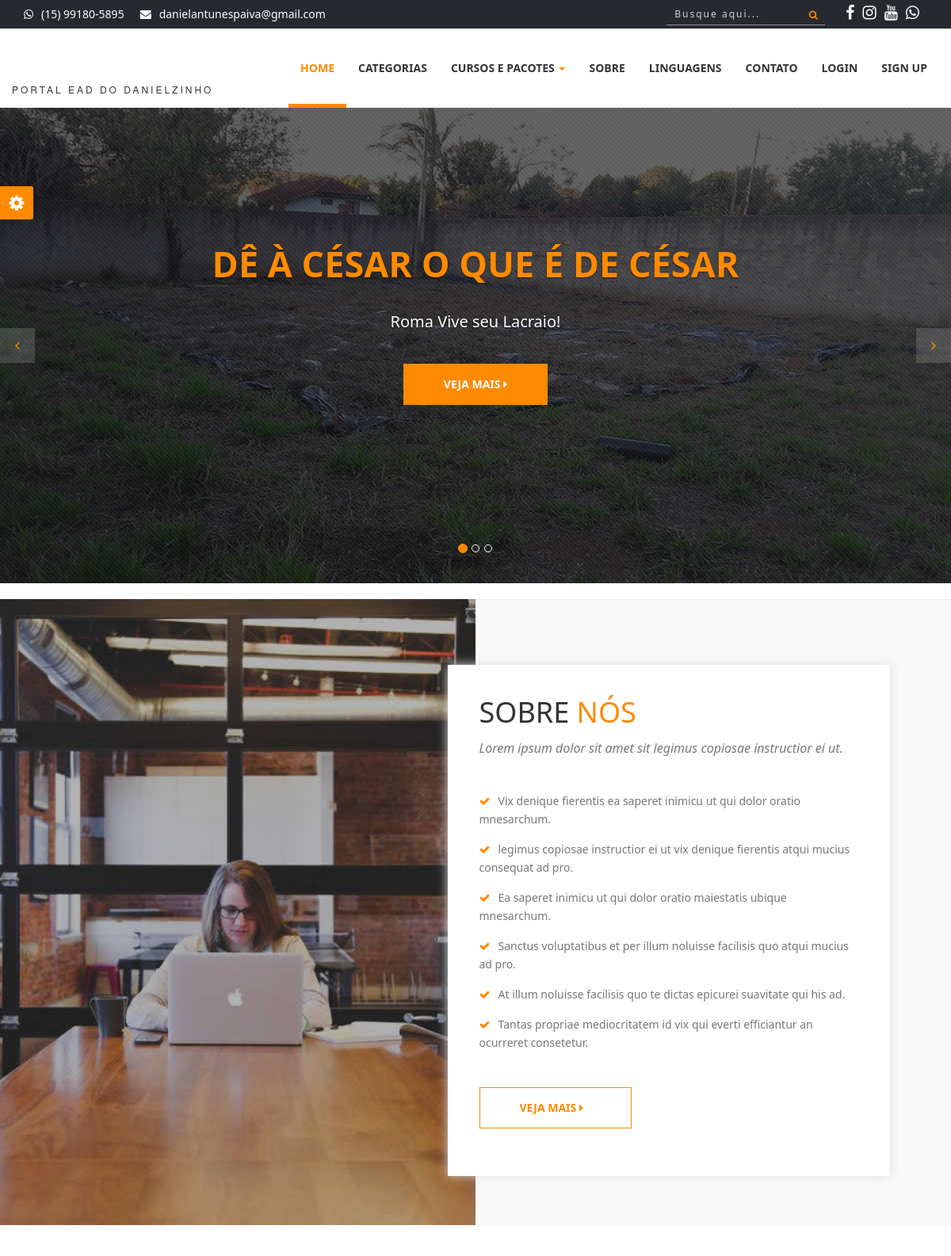
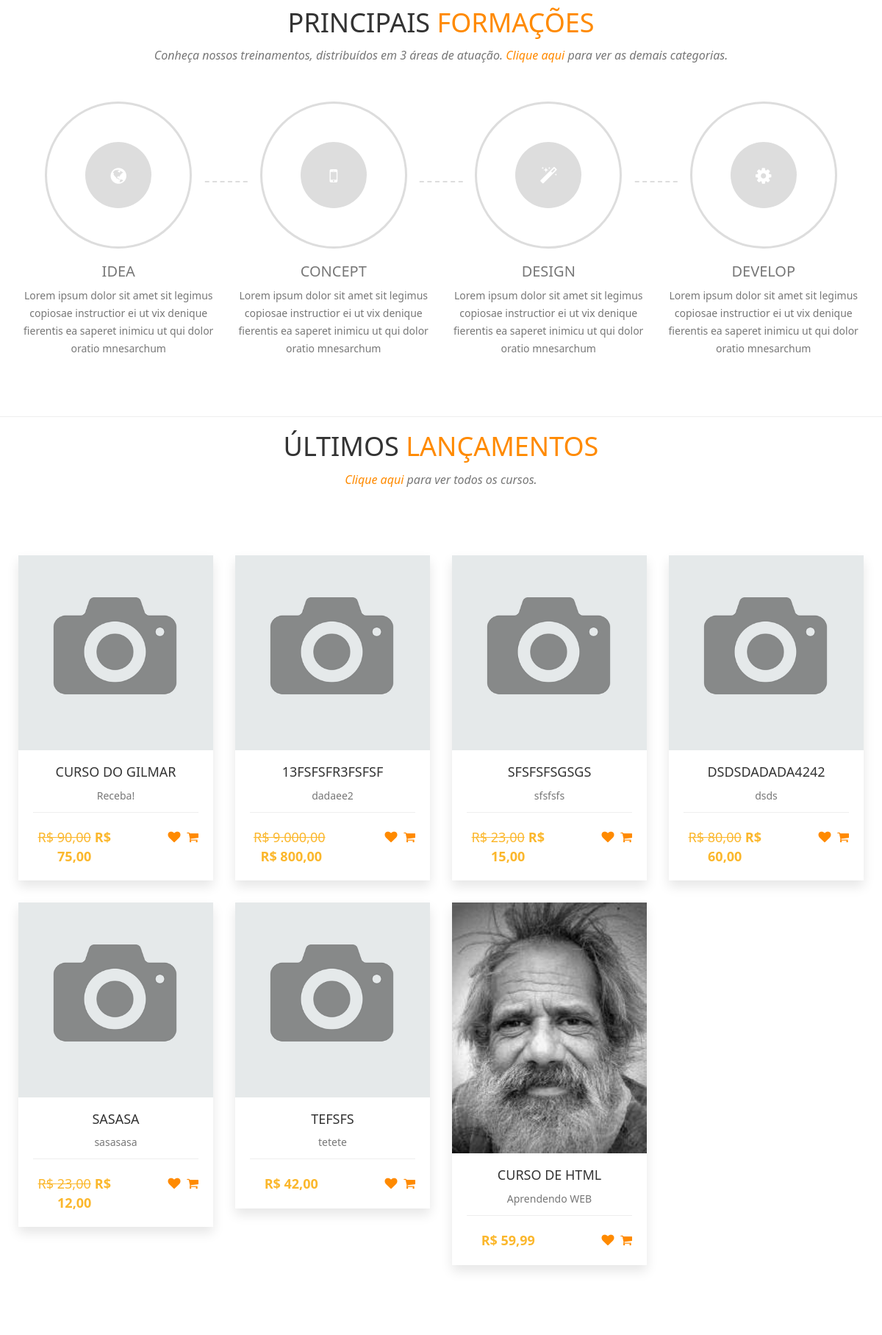
The page / (upper part) on the database its author committed (2 pictures, top to bottom).
### tables this page shows
CREATE TABLE `config` (
  `id` int(11) NOT NULL,
  `nome_sistema` varchar(50) NOT NULL,
  `email_sistema` varchar(50) NOT NULL,
  `tel_sistema` varchar(20) NOT NULL,
  `cnpj_sistema` varchar(25) DEFAULT NULL,
  `tipo_chave_pix` varchar(25) DEFAULT NULL,
  `chave_pix` varchar(100) DEFAULT NULL,
  `logo` varchar(20) NOT NULL,
  `icone` varchar(20) NOT NULL,
  `logo_rel` varchar(20) NOT NULL,
  `qrcode_pix` varchar(20) DEFAULT NULL,
  `facebook` varchar(120) DEFAULT NULL,
  `instagram` varchar(120) DEFAULT NULL,
  `youtube` varchar(120) DEFAULT NULL,
  `itens_pag` int(11) NOT NULL
);

CREATE TABLE `banner_index` (
  `id` int(11) NOT NULL,
  `foto` varchar(100) NOT NULL,
  `link` varchar(60) NOT NULL,
  `titulo` varchar(50) NOT NULL,
  `descricao` varchar(160) NOT NULL,
  `ativo` varchar(5) NOT NULL
);

CREATE TABLE `cursos` (
  `id` int(11) NOT NULL,
  `nome` varchar(50) NOT NULL,
  `desc_rapida` varchar(60) NOT NULL,
  `desc_longa` text NOT NULL,
  `valor` decimal(8,2) NOT NULL,
  `professor` int(11) NOT NULL,
  `categoria` int(11) NOT NULL,
  `imagem` varchar(100) NOT NULL,
  `status` varchar(20) NOT NULL,
  `carga` int(11) NOT NULL,
  `mensagem` varchar(255) NOT NULL,
  `arquivo` varchar(150) NOT NULL,
  `ano` int(11) NOT NULL,
  `palavras` varchar(255) NOT NULL,
  `grupo` int(11) NOT NULL,
  `nome_url` varchar(150) NOT NULL,
  `pacote` varchar(100) NOT NULL,
  `sistema` varchar(5) NOT NULL,
  `link` varchar(150) NOT NULL,
  `tecnologias` varchar(150) NOT NULL,
  `promocao` decimal(8,2) NOT NULL
);

### sistema/conexao.php (called while the page is built, shortened)
<?php
$servidor = 'localhost';
$banco = 'portalead';
$usuario = 'root';
$senha = '';
$nome_sistema = 'Portal EAD do Danielzinho';
$email_sistema = 'danielantunespaiva@gmail.com';
$tel_sistema = '(15) 99180-5895';
try {
    $pdo = new PDO("mysql:dbname=$banco; host=$servidor", "$usuario", "$senha");
} catch (Throwable $th) {
    echo 'Erro ao conectar ao banco de dados! <br><br>' . $th;
}
$query = $pdo->query("SELECT * FROM config");
$res = $query->fetchAll(PDO::FETCH_ASSOC);
$total_reg = @count($res);
if ($total_reg == 0) {
    $pdo->query("INSERT into config SET nome_sistema = '$nome_sistema', email_sistema = '$email_sistema', tel_sistema = '$tel_sistema', logo = 'logo.png', icone = 'favicon.ico', logo_rel = 'logo.jpg', itens_pag = '12'");
} else {
    $nome_sistema = $res[0]['nome_sistema'];
    $email_sistema = $res[0]['email_sistema'];
    $facebook_sistema = $res[0]['facebook'];
    $instagram_sistema = $res[0]['instagram'];
    $youtube_sistema = $res[0]['youtube'];
}
?>

### index.php (the view, shortened to what this page needs)
<?php
require_once('cabecalho.php');
$query = $pdo->query("SELECT * FROM banner_index WHERE ativo = 'Sim' ORDER BY id desc");
$res = $query->fetchAll(PDO::FETCH_ASSOC);
$total_reg = @count($res);
if ($total_reg > 0) {
?>
    <div id="myCarousel" class="carousel slide">
        <ol class="carousel-indicators">
            <li data-target="#myCarousel" data-slide-to="0" class="active"></li>
            <li data-target="#myCarousel" data-slide-to="1"></li>
            <li data-target="#myCarousel" data-slide-to="2"></li>
        </ol>
        <div class="carousel-inner">
            <?php
            for ($i = 0; $i < $total_reg; $i++) {
                $titulo = $res[$i]['titulo'];
                $link = $res[$i]['link'];
                $descricao = $res[$i]['descricao'];
                $foto = $res[$i]['foto'];
                $classe_ativo = '';
                if ($i == 0) {
                    $classe_ativo = 'active';
                }
            ?>
                <div class="item <?php echo $classe_ativo ?>">
                    <div class="fill" style="background-image:url('sistema/painel-admin/img/banners/<?php echo $foto ?>');"></div>
                    <div class="carousel-caption slide-up">
                        <h1 class="banner_heading"><span><?php echo $titulo ?></span></h1>
                        <p class="banner_txt"><?php echo $descricao ?></p>
                        <div class="slider_btn">
                            <a href="<?php echo $link ?>" type="button" class="btn btn-default slide">Veja Mais <i class="fa fa-caret-right"></i></a>
                        </div>
                    </div>
                </div>
            <?php
            }
            ?>
        </div>
        <a class="left carousel-control" href="#myCarousel" role="button" data-slide="prev"> <i class="fa fa-angle-left" aria-hidden="true"></i>
        </a>
        <a class="right carousel-control" href="#myCarousel" role="button" data-slide="next"> <i class="fa fa-angle-right" aria-hidden="true"></i>
        </a>
    </div>
<?php
}
?>
<section id="about">
    <div class="image-holder col-lg-6 col-md-6 col-sm-6 col-xs-12 pull-left">
        <div class="background-imgholder">
        </div>
    </div>
    <hr>
    <div class="container-fluid">
        <div class="col-md-7 col-md-offset-5 col-sm-8 col-sm-offset-2 col-xs-12 text-inner ">
            <div class="text-block">
                <div class="section-heading">
                    <h1>SOBRE <span>NÓS</span></h1>
                    <p class="subheading">Lorem ipsum dolor sit amet sit legimus copiosae instructior ei ut.</p>
                </div>
                <ul class="aboutul">
                    <li> <i class="fa fa-check"></i>Vix denique fierentis ea saperet inimicu ut qui dolor oratio mnesarchum.</li>
                    <li> <i class="fa fa-check"></i>legimus copiosae instructior ei ut vix denique fierentis atqui mucius consequat ad pro.</li>
                    <li> <i class="fa fa-check"></i>Ea saperet inimicu ut qui dolor oratio maiestatis ubique mnesarchum.</li>
                    <li> <i class="fa fa-check"></i>Sanctus voluptatibus et per illum noluisse facilisis quo atqui mucius ad pro.</li>
                    <li> <i class="fa fa-check"></i>At illum noluisse facilisis quo te dictas epicurei suavitate qui his ad.</li>
                    <li> <i class="fa fa-check"></i>Tantas propriae mediocritatem id vix qui everti efficiantur an ocurreret consetetur.</li>
                </ul>
                <a href="sobre.php" type="button" class="btn btn-primary slide">Veja Mais <i class="fa fa-caret-right"></i> </a>
            </div>
        </div>
    </div>
</section>
<section id="process">
    <div class="container">
        <div class="section-heading text-center">
            <div class="col-md-12 col-xs-12">
                <h1>Principais <span>Formações</span></h1>
                <p class="subheading">Conheça nossos treinamentos, distribuídos em <?php echo $total_reg; ?> áreas de atuação. <a href="categorias.php"><span>Clique aqui</span> </a> para ver as demais categorias. </p>
            </div>
        </div>
        <div class="row">
            <div class="col-md-3 col-sm-6 block process-block">
                <div class="process-icon-holder">
                    <div class="process-border">
                        <span class="process-icon"><a href="#"><i class="fa fa-globe feature_icon"></i></a></span>
                    </div>
                </div>
                <div class="process-text-block">
                    <h4><a href="#">Idea</a></h4>
                    <p>Lorem ipsum dolor sit amet sit legimus copiosae instructior ei ut vix denique fierentis ea saperet inimicu ut qui dolor oratio mnesarchum</p>
                </div>
            </div>
            <div class="col-md-3 col-sm-6 block process-block">
                <div class="process-icon-holder">
                    <div class="process-border">
                        <span class="process-icon"><a href="#"><i class="fa fa-mobile feature_icon"></i></a></span>
                    </div>
                </div>
                <div class="process-text-block">
                    <h4><a href="#">Concept</a></h4>
                    <p>Lorem ipsum dolor sit amet sit legimus copiosae instructior ei ut vix denique fierentis ea saperet inimicu ut qui dolor oratio mnesarchum</p>
                </div>
            </div>
            <div class="col-md-3 col-sm-6 block process-block">
                <div class="process-icon-holder">
                    <div class="process-border">
                        <span class="process-icon"><a href="#"><i class="fa fa-magic feature_icon"></i></a></span>
                    </div>
                </div>
                <div class="process-text-block">
                    <h4><a href="#">Design</a></h4>
                    <p>Lorem ipsum dolor sit amet sit legimus copiosae instructior ei ut vix denique fierentis ea saperet inimicu ut qui dolor oratio mnesarchum</p>
                </div>
            </div>
            <div class="col-md-3 col-sm-6 block process-block lastchild">
                <div class="process-icon-holder">
                    <div class="process-border">
                        <span class="process-icon"><a href="#"><i class="fa fa-cog feature_icon"></i></a></span>
                    </div>
                </div>
                <div class="process-text-block">
                    <h4><a href="#">Develop</a></h4>
                    <p>Lorem ipsum dolor sit amet sit legimus copiosae instructior ei ut vix denique fierentis ea saperet inimicu ut qui dolor oratio mnesarchum</p>
                </div>
            </div>
        </div>
    </div>
</section>
<hr>
<?php
$query = $pdo->query("SELECT * FROM cursos WHERE status = 'Aprovado' AND sistema = 'Não' ORDER BY id desc limit 7");
$res = $query->fetchAll(PDO::FETCH_ASSOC);
$total_reg = @count($res);
if ($total_reg > 0) {
?>
<div class="section-heading text-center">
            <div class="col-md-12 col-xs-12">
                <h1>Últimos <span>Lançamentos</span></h1>
                <p class="subheading"><a href="cursos.php"><span>Clique aqui</span> </a> para ver todos os cursos. </p>
            </div>
        </div>
    <section id="portfolio">
        <div class="row" style="margin-left:10px; margin-right:10px; margin-top:-10px;">
            <?php
            for ($i = 0; $i < $total_reg; $i++) {
                $nome = $res[$i]['nome'];
                $desc_rapida = $res[$i]['desc_rapida'];
                $valor = $res[$i]['valor'];
                $promocao = $res[$i]['promocao'];
                $foto = $res[$i]['imagem'];
                $valorF = number_format($valor, 2, ',', '.',);
                $promocaoF = number_format($promocao, 2, ',', '.',);
            ?>
                <div class="col-xs-12 col-sm-6 col-md-3 col-lg-3 portfolio-item">
                    <div class="portfolio-one">
                        <div class="portfolio-head">
                            <div class="portfolio-img"><img alt="" src="sistema/painel-admin/img/cursos/<?php echo $foto ?>"></div>
                        </div>
                        <div class="portfolio-content" align="center">
                            <a href="#" title="Detalhes do Curso">
                                <h5 class="title"><?php echo $nome ?></h5>
                                <p style="margin-top:0px;"><?php echo $desc_rapida ?></p>
                            </a>
                            <div class="product-bottom-details">
                                <?php
                                if ($promocao > 0) {
                                ?>
                                    <div class="product-price"><small>R$ <?php echo $valorF ?></small>R$ <?php echo $promocaoF ?></div>
                                <?php } else { ?>
                                    <div class="product-price">R$ <?php echo $valorF ?></div>
                                <?php } ?>
                                <div class="product-links">
                                    <a href=""><i class="fa fa-heart"></i></a>
                                    <a href=""><i class="fa fa-shopping-cart"></i></a>
                                </div>
                            </div>
                        </div>
                    </div>
                </div>
            <?php
            }
            ?>
        </div>
    </section>
<?php
}
?>
<?php
require_once('rodape.php');
?>

### cabecalho.php (shortened to what this page needs)
<?php
require_once('sistema/conexao.php');
$index = '';
$categorias = '';
$cursos = '';
$url = basename($_SERVER['PHP_SELF'], '.php');
if($url == 'index') {
    $index = 'active';
} else if ($url == 'categorias') {
    $categorias = 'active';
} else if ($url == 'cursos' || $url = 'lista-cursos') {
    $cursos = 'active';
}
?>
<!DOCTYPE html>
<html>
<head>
    <link rel="stylesheet" href="https://cdnjs.cloudflare.com/ajax/libs/font-awesome/4.5.0/css/font-awesome.min.css">
    <link rel="stylesheet" href="scss/main.css">
    <link rel="stylesheet" href="scss/skin.css">
    <link rel="stylesheet" href="scss/card.css">
</head>
<body id="wrapper">
    <section id="top-header">
        <div class="container">
            <div class="row">
                <div class="col-md-7 col-sm-7 col-xs-7 top-header-links">
                    <ul class="contact_links">
                        <li><i class="fa fa-whatsapp"></i><a href="http://api.whatsapp.com/send?1=pt_BR&phone=55<?php echo $tel_sistema ?>" target="_blank"><?php echo $tel_sistema ?></a></li>
                        <li><i class="fa fa-envelope"></i><a href="#"><?php echo $email_sistema ?></a></li>
                    </ul>
                </div>
                <div class="col-md-5 col-sm-12 col-xs-12 social">
                    <ul class="social_links">
                        <li><a href="<?php echo $facebook_sistema ?>" title="Nossa Página no Facebook" target="_blank"><i class="fa fa-facebook"></i></a></li>
                        <li><a href="<?php echo $instagram_sistema ?>" title="Nossa Página no Instagram" target="_blank"><i class="fa fa-instagram"></i></a></li>
                        <li><a href="<?php echo $youtube_sistema ?>" title="Nosso canal no Youtube" target="_blank"><i class="fa fa-youtube"></i></a></li>
                        <li><a href="http://api.whatsapp.com/send?1=pt_BR&phone=55<?php echo $tel_sistema ?>" title="Chamar no Whatsapp" target="_blank"><i class="fa fa-whatsapp"></i></a></li>
                    </ul>
                    <div class="search-box social_links">
                        <button class="btn-search"><i class="fa fa-search"></i></button>
                        <input type="text" class="input-search" placeholder="Busque aqui...">
                    </div>
                </div>
            </div>
        </div>
    </section>
    <header>
        <nav class="navbar navbar-inverse">
            <div class="container">
                <div class="row">
                    <div class="navbar-header">
                        <a class="navbar-brand" href="index.php">
                            <h1> <img src="sistema/img/logo.png" alt="" width="60px">
                            </h1><span><?php echo $nome_sistema ?></span>
                        </a>
                    </div>
                    <div id="navbar" class="collapse navbar-collapse navbar-right">
                        <ul class="nav navbar-nav">
                            <li class="<?php echo $index ?>"><a href="index.php">Home</a></li>
                            <li class="<?php echo $categorias ?>"><a href="categorias.php">Categorias</a></li>
                            <li class="dropdown <?php echo $cursos ?>">
                                <a href="#" class="dropdown-toggle" data-toggle="dropdown" role="button" aria-haspopup="true" aria-expanded="false">Cursos e Pacotes <span class="caret"></span></a>
                            </li>
                            <li><a href="sobre.php">Sobre</a></li>
                            <li><a href="linguagens.php">Linguagens</a></li>
                            <li><a href="contatos.php">Contato</a></li>
                            <li><a href="sistema">Login</a></li>
                            <li><a href="registration.html">Sign Up</a></li>
                        </ul>
                    </div>
                </div>
            </div>
        </nav>
    </header>

### scss/card.css (style rules this page uses)
* { -webkit-box-sizing: border-box; box-sizing: border-box; margin: 0; padding: 0; }
.product-bottom-details { overflow: hidden; border-top: 1px solid #eee; padding-top: 20px; }
.product-bottom-details div { float: left; width: 50%; }
.product-price { font-size: 18px; color: #fbb72c; font-weight: 600; }
.product-price small { font-size: 100%; font-weight: 200; text-decoration: line-through; display: inline-block; margin-right: 5px; }
.product-links { text-align: right; }
.product-links a { display: inline-block; margin-left: 5px; color: #e1e1e1; transition: 0.3s; font-size: 17px; }

### rows shown on the page
config: email_sistema "danielantunespaiva@gmail.com", nome_sistema "PORTAL EAD DO DANIELZINHO"
banner_index: foto (picture), titulo "DÊ À CÉSAR O QUE É DE CÉSAR", descricao "Roma Vive seu Lacraio!"
cursos: imagem (picture), nome "CURSO DO GILMAR", desc_rapida "Receba!", valor "90,00", promocao "75,00"
cursos: imagem (picture), nome "13FSFSFR3FSFSF", desc_rapida "dadaee2", valor "9.000,00", promocao "800,00"
cursos: imagem (picture), nome "SFSFSFSGSGS", desc_rapida "sfsfsfs", valor "23,00", promocao "15,00"
cursos: imagem (picture), nome "DSDSDADADA4242", desc_rapida "dsds", valor "80,00", promocao "60,00"
cursos: imagem (picture), nome "SASASA", desc_rapida "sasasasa", valor "23,00", promocao "12,00"
cursos: imagem (picture), nome "TEFSFS", desc_rapida "tetete", valor "42,00"
cursos: imagem (picture), nome "CURSO DE HTML", desc_rapida "Aprendendo WEB", valor "59,99"

### other values the page prints
$tel_sistema "(15) 99180-5895"
$total_reg "3"
